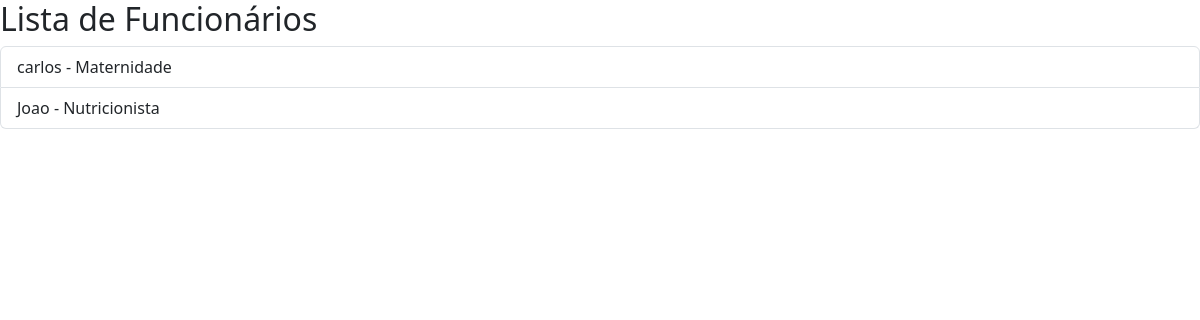
The app's page /funcionarios/, older data.
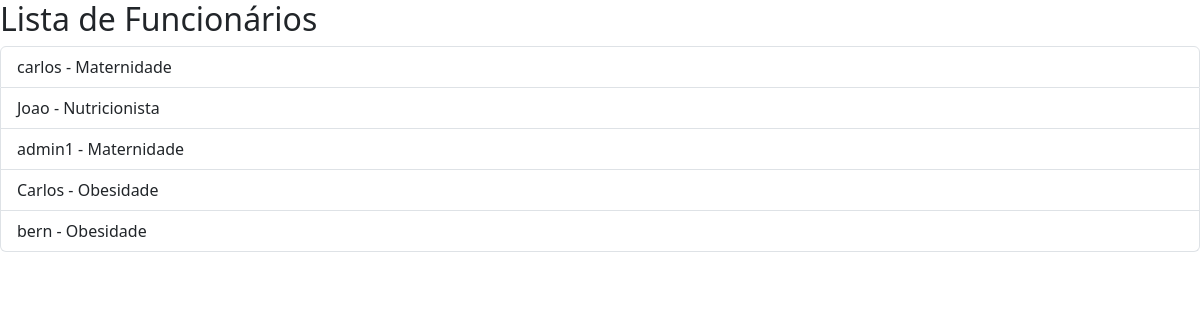
The same page, newer data.
### sistema/models.py (models this page shows, shortened)
class PerfilFuncionario(models.Model):
    usuario = models.OneToOneField(User, on_delete=models.CASCADE)
    especialidade = models.CharField(max_length=100)

### sistema/views.py (the view)
# urls.py: path('funcionarios/', views.listar_funcionarios, name='listar_funcionarios'),
def listar_funcionarios(request):
    funcionarios = PerfilFuncionario.objects.all()
    return render(request, 'listar_funcionarios.html', {'funcionarios': funcionarios})

### sistema/templates/listar_funcionarios.html (shortened to what this page needs)
{% extends 'base.html' %}
{% block content %}
<h2>Lista de Funcionários</h2>
<ul class="list-group">
    {% for f in funcionarios %}
        <li class="list-group-item">
            {{ f.usuario.username }} - {{ f.especialidade }}
        </li>
    {% empty %}
        <li class="list-group-item">Nenhum funcionário cadastrado.</li>
    {% endfor %}
</ul>
{% endblock %}

Row changes from the older to the newer data that the page shows:
added PerfilFuncionario: usuario.username "admin1", especialidade "Maternidade"
added PerfilFuncionario: usuario.username "Carlos", especialidade "Obesidade"
added PerfilFuncionario: usuario.username "bern", especialidade "Obesidade"
